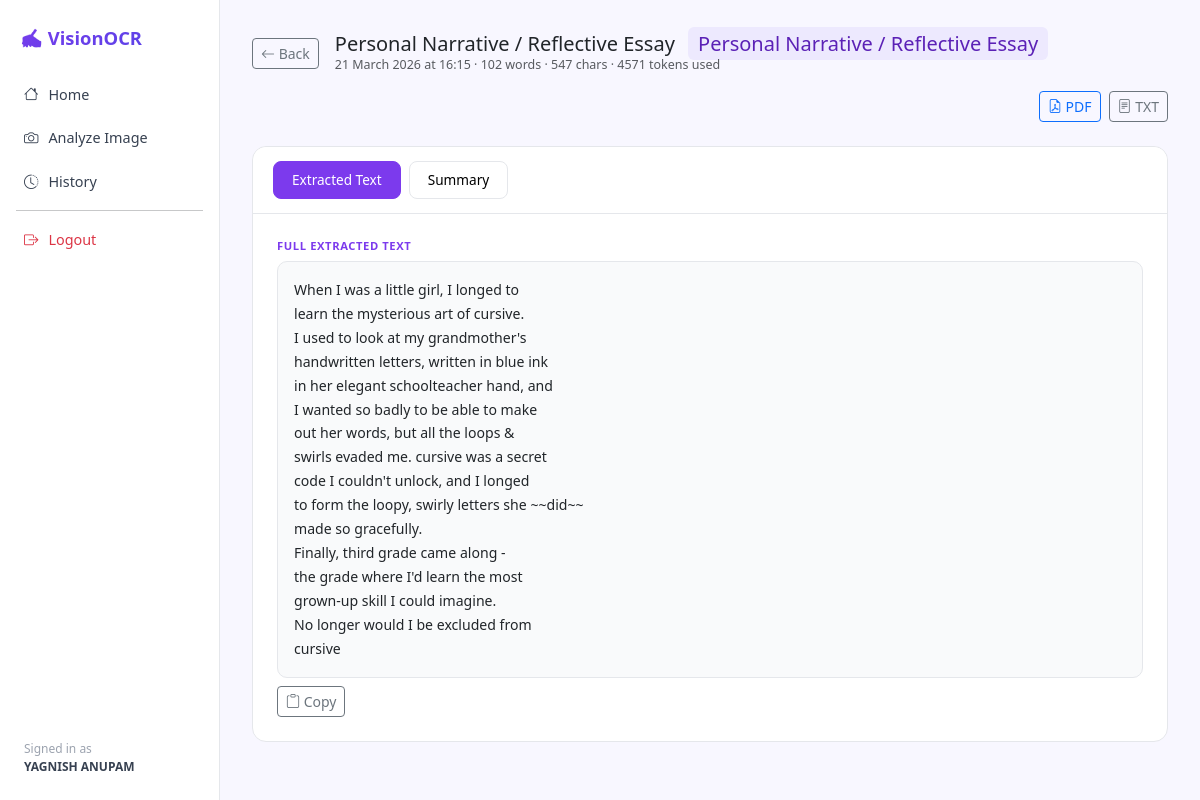
/result/2 (signed in), run on the app's committed database.
### app/models/database.py (models this page shows)
class User(UserMixin, db.Model):
    __tablename__ = 'users'
    id           = db.Column(db.Integer, primary_key=True)
    name         = db.Column(db.String(100), nullable=False)
    email        = db.Column(db.String(150), unique=True, nullable=False)
    password     = db.Column(db.String(256), nullable=False)
    created_at   = db.Column(db.DateTime, default=datetime.utcnow)
    results      = db.relationship('Result', backref='user', lazy=True)

class Result(db.Model):
    __tablename__ = 'results'
    id            = db.Column(db.Integer, primary_key=True)
    user_id       = db.Column(db.Integer, db.ForeignKey('users.id'), nullable=False)
    filename      = db.Column(db.String(256))
    doc_type      = db.Column(db.String(80))        # letter, notes, essay etc
    extracted     = db.Column(db.Text)              # full extracted text
    summary       = db.Column(db.Text)              # AI summary
    translation   = db.Column(db.Text)              # translated text if requested
    translate_to  = db.Column(db.String(50))        # target language
    word_count    = db.Column(db.Integer)
    char_count    = db.Column(db.Integer)
    tokens_used   = db.Column(db.Integer)
    created_at    = db.Column(db.DateTime, default=datetime.utcnow)

### app/routes/main.py (the view)
@history_bp.route('/result/<int:result_id>')
@login_required
def view_result(result_id):
    r = Result.query.get_or_404(result_id)
    if r.user_id != current_user.id:
        return 'Forbidden', 403
    return render_template('result.html', r=r)

### app/templates/result.html (shortened to what this page needs)
{% extends 'base.html' %}
{% block content %}
<div class="d-flex align-items-center gap-3 mb-4 flex-wrap">
  <a href="{{ url_for('history.history') }}" class="btn btn-sm btn-outline-secondary">
    <i class="bi bi-arrow-left"></i> Back</a>
  <div>
    <h5 class="mb-0">{{ r.doc_type or 'Document' }}
      <span class="badge-type ms-2">{{ r.doc_type }}</span>
    </h5>
    <div class="text-muted" style="font-size:.78rem;">
      {{ r.created_at.strftime('%d %B %Y at %H:%M') }} ·
      {{ r.word_count }} words · {{ r.char_count }} chars · {{ r.tokens_used }} tokens used
    </div>
  </div>
  <div class="ms-auto d-flex gap-2">
    <a href="{{ url_for('extract.download_pdf', result_id=r.id) }}" class="btn btn-sm btn-outline-primary">
      <i class="bi bi-file-earmark-pdf"></i> PDF</a>
    <a href="{{ url_for('extract.download_txt', result_id=r.id) }}" class="btn btn-sm btn-outline-secondary">
      <i class="bi bi-file-text"></i> TXT</a>
  </div>
</div>
<div class="card">
  <div class="card-header">
    <div class="d-flex gap-2 flex-wrap">
      <button class="tab-btn active" onclick="showTab('extracted',this)">Extracted Text</button>
      <button class="tab-btn" onclick="showTab('summary',this)">Summary</button>
    </div>
  </div>
  <div class="card-body p-4">
    <div id="tab-extracted">
      <div class="section-label">Full Extracted Text</div>
      <div class="result-box">{{ r.extracted }}</div>
      <button class="btn btn-sm btn-outline-secondary mt-2"
              onclick="navigator.clipboard.writeText(document.querySelector('#tab-extracted .result-box').textContent);alert('Copied!')">
        <i class="bi bi-clipboard"></i> Copy
      </button>
    </div>
  </div>
</div>
{% endblock %}

### app/templates/base.html (shortened to what this page needs)
<!DOCTYPE html>
<html lang="en">
<head>
<link href="https://cdn.jsdelivr.net/npm/bootstrap@5.3.3/dist/css/bootstrap.min.css" rel="stylesheet">
<link href="https://cdn.jsdelivr.net/npm/bootstrap-icons@1.11.3/font/bootstrap-icons.css" rel="stylesheet">
</head>
<body>
{% if current_user.is_authenticated %}
<div class="sidebar d-flex flex-column">
  <div class="logo">✍️ VisionOCR</div>
  <nav class="mt-2 flex-grow-1">
    <a href="{{ url_for('main.home') }}" class="nav-link {% if request.endpoint=='main.home' %}active{% endif %}">
      <i class="bi bi-house"></i>Home</a>
    <a href="{{ url_for('extract.upload_page') }}" class="nav-link {% if request.endpoint=='extract.upload_page' %}active{% endif %}">
      <i class="bi bi-camera"></i>Analyze Image</a>
    <a href="{{ url_for('history.history') }}" class="nav-link {% if request.endpoint=='history.history' %}active{% endif %}">
      <i class="bi bi-clock-history"></i>History</a>
    <hr class="mx-3 my-2">
    <a href="{{ url_for('auth.logout') }}" class="nav-link text-danger">
      <i class="bi bi-box-arrow-right"></i>Logout</a>
  </nav>
  <div class="px-4 pb-4" style="font-size:.75rem;color:#9CA3AF;">
    Signed in as<br><strong style="color:#374151;">{{ current_user.name }}</strong>
  </div>
</div>
{% endif %}
<div class="{% if current_user.is_authenticated %}main{% else %}container{% endif %}">
  {% block content %}{% endblock %}
</div>
</body>
</html>

### app/templates/base.html (style rules this page uses)
:root { --accent:#7C3AED;--accent-l:#EDE9FE;--accent-d:#5B21B6; }
body { background:#F8F7FF;font-family:'Segoe UI',sans-serif;min-height:100vh; }
.sidebar { width:220px;min-height:100vh;background:#fff;border-right:1px solid #E5E7EB; position:fixed;top:0;left:0;z-index:100; }
.logo { padding:24px 20px 12px;font-size:1.15rem;font-weight:700; background:linear-gradient(135deg,#7C3AED,#4F46E5); -webkit-background-clip:text;-webkit-text-fill-color:transparent; }
.nav-link { color:#374151;border-radius:8px;margin:2px 10px; padding:10px 14px;display:flex;align-items:center;gap:10px;font-size:.9rem; }
.main { margin-left:220px;padding:32px; }
.card { border:1px solid #E5E7EB;border-radius:14px;box-shadow:none;background:#fff; }
.card-header { background:#fff;border-bottom:1px solid #E5E7EB; border-radius:14px 14px 0 0!important;font-weight:600;padding:14px 20px; }
.badge-type { background:#EDE9FE;color:#5B21B6;font-weight:500;border-radius:6px;padding:3px 10px; }

### app/templates/result.html (style rules this page uses)
.result-box { background:#F9FAFB;border:1px solid #E5E7EB;border-radius:10px; padding:16px;font-size:.88rem;line-height:1.7;white-space:pre-wrap; }
.section-label { font-size:.7rem;font-weight:700;text-transform:uppercase; letter-spacing:.6px;color:#7C3AED;margin-bottom:6px; }
.tab-btn { padding:8px 18px;border-radius:8px;border:1px solid #E5E7EB;background:#fff; font-size:.85rem;cursor:pointer; }
.tab-btn.active { background:#7C3AED;color:#fff;border-color:#7C3AED; }

### data on the page
User: name "YAGNISH ANUPAM"
Result: doc_type "Personal Narrative / Reflective Essay", created_at "21 March 2026 at 16:15", word_count "102", char_count "547", tokens_used "4571", extracted "When I was a little girl, I longed to learn the mysterious art of cursive. I used to look at my grandmother's handwritten letters, written in blue ink in her elegant schoolteacher hand, and I wanted so badly to be able to make out her words, but all the loops & swirls evaded me. cursive was a secret code I couldn't unlock, and I longed to form the loopy, swirly letters she ~~did~~ made so gracefully. Finally, third grade came along - the grade where I'd learn the most grown-up skill I could imagine. No longer would I be excluded from cursive"
